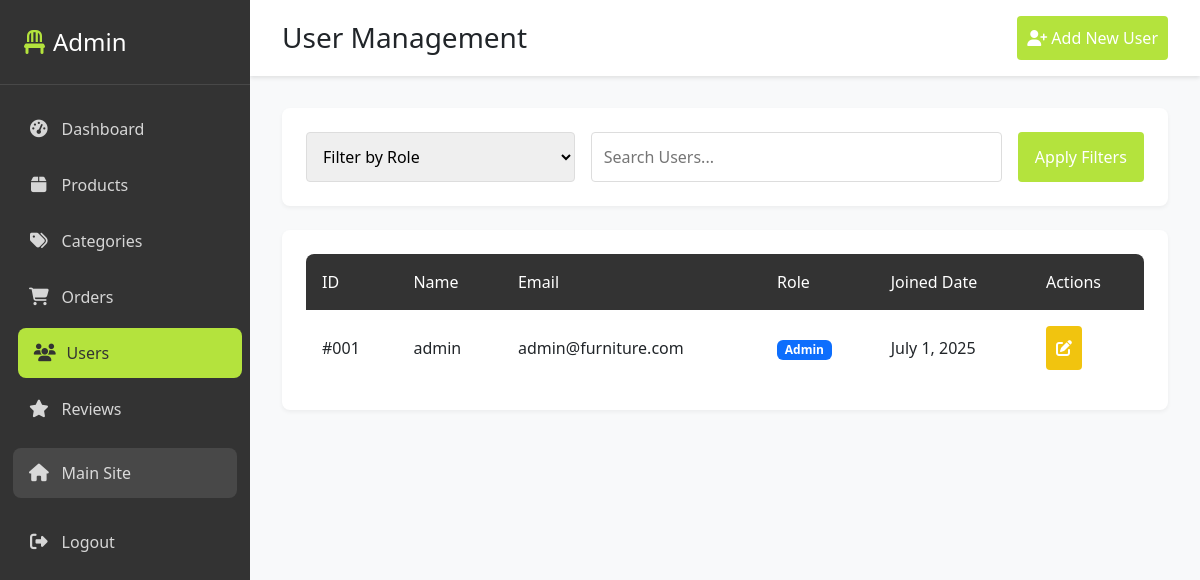
The page /admin/users.php (signed in) on the database its author committed.
### tables this page shows
CREATE TABLE users (
    user_id INT PRIMARY KEY AUTO_INCREMENT,
    username VARCHAR(50) NOT NULL UNIQUE,
    email VARCHAR(100) NOT NULL UNIQUE,
    password_hash VARCHAR(255) NOT NULL,
    is_admin BOOLEAN DEFAULT FALSE,
    created_at TIMESTAMP DEFAULT CURRENT_TIMESTAMP
);

### admin/users.php (the view, shortened to what this page needs)
<?php
require_once '../config/connection.php';
$search_term = $_GET['search'] ?? '';
try {
  $query = "SELECT user_id, username, email, is_admin, created_at FROM users WHERE 1=1";
  $params = [];
  $query .= " ORDER BY created_at DESC";
  $stmt = $conn->prepare($query);
  $stmt->execute($params);
  $users = $stmt->fetchAll();
} catch (PDOException $e) {
  $_SESSION['error'] = "Error fetching users: " . $e->getMessage();
  $users = [];
}
?>
<!DOCTYPE html>
<html lang="en">
<head>
  <link
    href="https://cdn.jsdelivr.net/npm/bootstrap@5.3.0/dist/css/bootstrap.min.css"
    rel="stylesheet" />
  <link
    rel="stylesheet"
    href="https://cdnjs.cloudflare.com/ajax/libs/font-awesome/6.4.0/css/all.min.css" />
  <link rel="stylesheet" href="../assets/css/colors.css" />
  <link rel="stylesheet" href="../assets/css/admin/admin.css" />
</head>
<body>
  <div class="admin-wrapper">
    <?php include '../includes/admin-sidebar.php'; ?>
    <main class="admin-main">
      <header class="admin-header">
        <h1 class="h3 m-0">User Management</h1>
        <button
          class="admin-btn admin-btn-primary"
          data-bs-toggle="modal"
          data-bs-target="#addUserModal">
          <i class="fas fa-user-plus"></i> Add New User
        </button>
      </header>
      <div class="admin-card mb-4">
        <form method="GET" class="row g-3">
          <div class="col-md-4">
            <select name="role" class="admin-form-control">
              <option value="">Filter by Role</option>
            </select>
          </div>
          <div class="col-md-6">
            <input
              type="text"
              name="search"
              class="admin-form-control"
              placeholder="Search Users..."
              value="<?php echo htmlspecialchars($search_term); ?>" />
          </div>
          <div class="col-md-2 d-flex gap-2">
            <button type="submit" class="admin-btn admin-btn-primary flex-grow-1">
              Apply Filters
            </button>
          </div>
        </form>
      </div>
      <div class="admin-card">
        <div class="table-responsive">
          <table class="admin-table">
            <thead>
              <tr>
                <th>ID</th>
                <th>Name</th>
                <th>Email</th>
                <th>Role</th>
                <th>Joined Date</th>
                <th>Actions</th>
              </tr>
            </thead>
            <tbody>
              <?php foreach ($users as $user): ?>
                <tr>
                  <td>#<?php echo str_pad($user['user_id'], 3, '0', STR_PAD_LEFT); ?></td>
                  <td><?php echo htmlspecialchars($user['username']); ?></td>
                  <td><?php echo htmlspecialchars($user['email']); ?></td>
                  <td>
                    <span class="badge bg-<?php echo $user['is_admin'] ? 'primary' : 'secondary'; ?>">
                      <?php echo $user['is_admin'] ? 'Admin' : 'Customer'; ?>
                    </span>
                  </td>
                  <td><?php echo date('F j, Y', strtotime($user['created_at'])); ?></td>
                  <td>
                    <button
                      class="admin-btn admin-btn-warning btn-sm"
                      data-bs-toggle="modal"
                      data-bs-target="#editUserModal"
                      data-user-id="<?php echo $user['user_id']; ?>">
                      <i class="fas fa-edit"></i>
                    </button>
                  </td>
                </tr>
              <?php endforeach; ?>
            </tbody>
          </table>
        </div>
      </div>
    </main>
  </div>
</body>
</html>

### assets/css/colors.css (style rules this page uses)
:root { --primary-color: #333333; --secondary-color: #666666; --accent-color: #B4E33D; --text-color: #333333; --background-color: #FFFFFF; --footer-background: #F8F9FA; --card-background: #FFF8E7; --button-hover: #95BD32; }

### assets/css/admin/admin.css (style rules this page uses)
:root { --admin-primary: #333333; --admin-secondary: #666666; --admin-accent: #B4E33D; --admin-success: #95BD32; --admin-warning: #f1c40f; --admin-danger: #e74c3c; --admin-light: #F8F9FA; --admin-dark: #333333; }
.admin-wrapper { display: flex; min-height: 100vh; }
.admin-main { margin-left: 250px; flex: 1; min-height: 100vh; }
.admin-main { flex: 1; background-color: var(--admin-light); padding: 2rem; }
.admin-header { background-color: white; padding: 1rem 2rem; margin: -2rem -2rem 2rem; box-shadow: 0 2px 4px rgba(0,0,0,0.1); display: flex; justify-content: space-between; align-items: center; }
.admin-card { background: white; border-radius: 0.5rem; padding: 1.5rem; margin-bottom: 1.5rem; box-shadow: 0 2px 4px rgba(0,0,0,0.05); }
.admin-table { width: 100%; background: white; border-radius: 0.5rem; overflow: hidden; }
.admin-table th { background-color: var(--admin-primary); color: white; padding: 1rem; font-weight: 500; }
.admin-table td { padding: 1rem; border-bottom: 1px solid var(--admin-light); }
.admin-table tr:last-child td { border-bottom: none; }
.admin-form-control { width: 100%; padding: 0.75rem; border: 1px solid #ddd; border-radius: 0.25rem; transition: border-color 0.3s ease; }
.admin-btn { border-radius: 0.25rem; border: none; cursor: pointer; transition: all 0.3s ease; padding: 10px; }
.admin-btn-primary { background-color: var(--admin-accent); color: white; }
.admin-btn-warning { background-color: var(--admin-warning); color: white; }

### rows shown on the page
users: user_id "001", username "admin", email "admin@furniture.com", is_admin "Admin", created_at "July 1, 2025"
